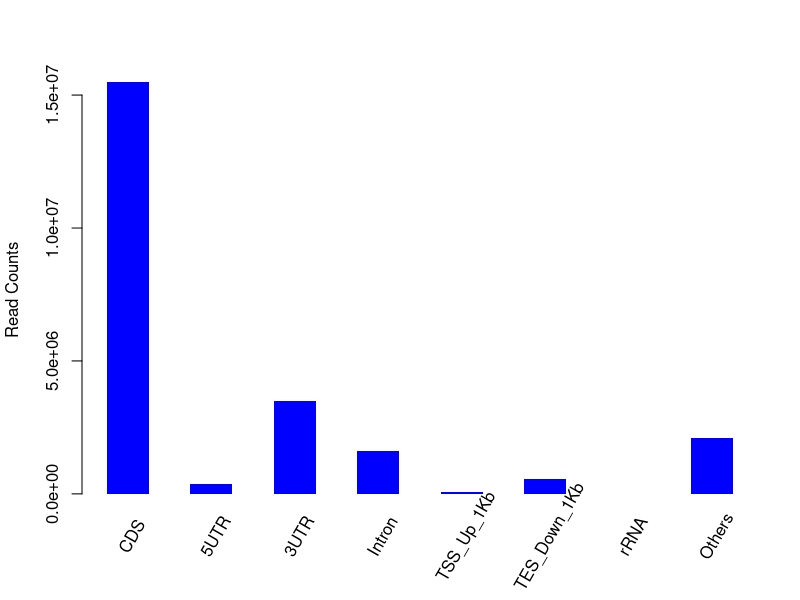

This chart was generated by the following R code:
png("/rds/user/is460/hpc-work/muscle-rnaseq/ezbamqc/output/figs/srpk3_hom_ttnb_wt_6.read_distr.png",width=500,height=500,units="px")
M=c(15492212,355402,3506870,1601215,81451,554365,1993,2115036)
Mname=c("CDS","5UTR","3UTR","Intron","TSS_Up_1Kb","TES_Down_1Kb","rRNA","Others")
val = barplot(M,xlab="",space=1,ylab="Read Counts",col="blue",border="NA")
text(x=seq(val[1],val[8],by=2),y=rep(0,8),srt=60,adj=0,offset=2,pos=1,xpd=T,labels=Mname)
dev.state = dev.off()
